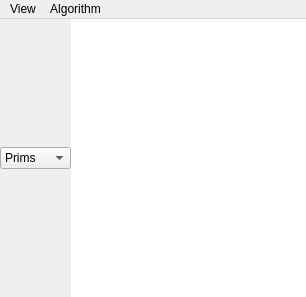
<?xml version="1.0" encoding="UTF-8"?>
<ui version="4.0">
 <class>MainWindow</class>
 <widget class="QMainWindow" name="MainWindow">
  <property name="geometry">
   <rect>
    <x>0</x>
    <y>0</y>
    <width>306</width>
    <height>297</height>
   </rect>
  </property>
  <property name="sizePolicy">
   <sizepolicy hsizetype="Preferred" vsizetype="Preferred">
    <horstretch>0</horstretch>
    <verstretch>0</verstretch>
   </sizepolicy>
  </property>
  <property name="windowTitle">
   <string>graph algorithms tool</string>
  </property>
  <property name="tabShape">
   <enum>QTabWidget::Rounded</enum>
  </property>
  <property name="dockNestingEnabled">
   <bool>true</bool>
  </property>
  <widget class="QWidget" name="centralWidget">
   <property name="sizePolicy">
    <sizepolicy hsizetype="Preferred" vsizetype="Preferred">
     <horstretch>0</horstretch>
     <verstretch>0</verstretch>
    </sizepolicy>
   </property>
   <layout class="QHBoxLayout" name="horizontalLayout">
    <property name="spacing">
     <number>0</number>
    </property>
    <property name="leftMargin">
     <number>0</number>
    </property>
    <property name="topMargin">
     <number>0</number>
    </property>
    <property name="rightMargin">
     <number>0</number>
    </property>
    <property name="bottomMargin">
     <number>0</number>
    </property>
    <item>
     <widget class="QComboBox" name="comboBox_algorithms">
      <item>
       <property name="text">
        <string>Prims</string>
       </property>
      </item>
      <item>
       <property name="text">
        <string>Dijkstra</string>
       </property>
      </item>
      <item>
       <property name="text">
        <string>BFS</string>
       </property>
      </item>
      <item>
       <property name="text">
        <string>DFS</string>
       </property>
      </item>
     </widget>
    </item>
    <item>
     <widget class="GraphicsView" name="graphicsView">
      <property name="frameShape">
       <enum>QFrame::NoFrame</enum>
      </property>
     </widget>
    </item>
   </layout>
  </widget>
  <widget class="QMenuBar" name="menuBar">
   <property name="geometry">
    <rect>
     <x>0</x>
     <y>0</y>
     <width>306</width>
     <height>21</height>
    </rect>
   </property>
   <widget class="QMenu" name="menuView">
    <property name="title">
     <string>View</string>
    </property>
    <widget class="QMenu" name="menuPrims">
     <property name="title">
      <string>Prims</string>
     </property>
     <addaction name="actionV_table"/>
    </widget>
    <addaction name="actionLegend"/>
    <addaction name="actionCode_flow"/>
    <addaction name="actionAdjacency_list"/>
    <addaction name="menuPrims"/>
   </widget>
   <widget class="QMenu" name="menuAlgorithm">
    <property name="title">
     <string>Algorithm</string>
    </property>
    <addaction name="actionPrims"/>
    <addaction name="actionDijkstra"/>
   </widget>
   <addaction name="menuView"/>
   <addaction name="menuAlgorithm"/>
  </widget>
  <action name="actionLegend">
   <property name="checkable">
    <bool>true</bool>
   </property>
   <property name="text">
    <string>Legend</string>
   </property>
  </action>
  <action name="actionCode_flow">
   <property name="checkable">
    <bool>true</bool>
   </property>
   <property name="text">
    <string>Code flow</string>
   </property>
  </action>
  <action name="actionAdjacency_list">
   <property name="checkable">
    <bool>true</bool>
   </property>
   <property name="text">
    <string>Adjacency list</string>
   </property>
  </action>
  <action name="actionV_table">
   <property name="checkable">
    <bool>true</bool>
   </property>
   <property name="text">
    <string>V table</string>
   </property>
  </action>
  <action name="actionPrims">
   <property name="text">
    <string>Prims</string>
   </property>
  </action>
  <action name="actionDijkstra">
   <property name="text">
    <string>Dijkstra</string>
   </property>
  </action>
 </widget>
 <layoutdefault spacing="6" margin="11"/>
 <customwidgets>
  <customwidget>
   <class>GraphicsView</class>
   <extends>QGraphicsView</extends>
   <header>graphics_view.h</header>
  </customwidget>
 </customwidgets>
 <resources/>
 <connections/>
</ui>
